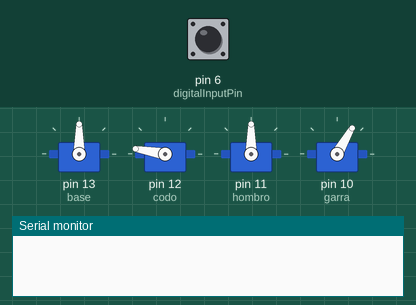
The sketch below on a simulated Arduino Uno, built with avr-gcc and run on an emulated ATmega328P. Parts: 4 × servo, the last lines printed to the serial monitor. Inputs (shaded band) come from the test bench; at power-on: pin 6 (digitalInputPin) HIGH.

Above: at 1.2 s.
1.3 s: pin 6 (digitalInputPin) pulled LOW for 0.15 s
At 3.9 s:
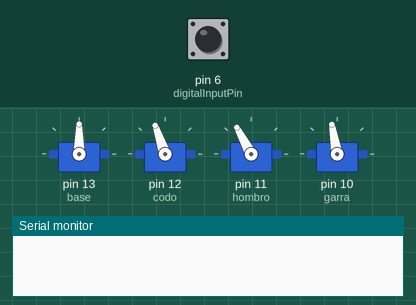
At 7.6 s:
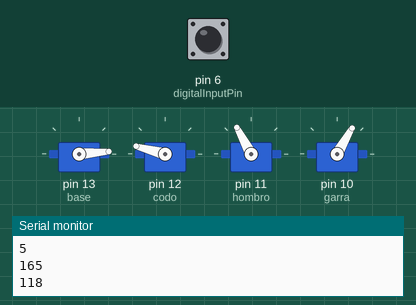
Timing chart, 0 to 13.3 s (numbered marks = the images above; inputs shaded):
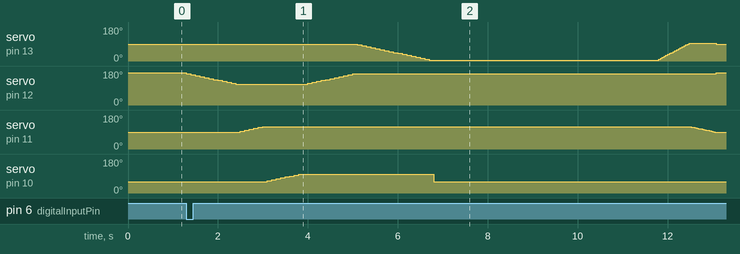

The sketch:

matriz.ino
```cpp
int digitalInputPin  = 6;
int digitalInputVal;
int movSe[4][18]={
  {12,165,160,155,150,145,140,135,130,125,120,115,109},//codo
  {6,95,100,105,110,115,118},//hombro
  {8,65,70,75,80,85,90,95,100},//garra
  {17,85,80,75,70,65,60,55,50,45,40,35,30,25,20,15,10,5}//base
};
#include <Servo.h>
Servo base,codo,hombro,garra;
void setup() {
    pinMode(digitalInputPin,   INPUT_PULLUP);
    base.attach(13);
    codo.attach(12);
    hombro.attach(11);
    garra.attach(10);
    hombro.write(90);
    codo.write(170);
    base.write(90);
     garra.write(60);
     Serial.begin(9600);
}

void loop() {
  digitalInputVal = digitalRead(digitalInputPin);
  if(digitalInputVal==0){
    for(int i=1; i<=movSe[0][0]; i++){
    codo.write(movSe[0][i]);
    delay(100);
  }
  for(int i=1; i<=movSe[1][0]; i++){
    hombro.write(movSe[1][i]);
    delay(100);
  }
   for(int i=1; i<=movSe[2][0]; i++){
    garra.write(movSe[2][i]);
    delay(100);
  }
    for(int i=movSe[0][0]; i>=1; i--){
    codo.write(movSe[0][i]);
    delay(100);
  }
  for(int i=1; i<=movSe[3][0]; i++){
    base.write(movSe[3][i]);
    delay(100);
  }

  garra.write(60);
  Serial.println(base.read());
  Serial.println(codo.read());
  Serial.println(hombro.read());
  delay(5000);
  for(int i=0; i<18; i++){
    base.write(base.read()+5);
    delay(40);
  }
  for(int i=0; i<14; i++){
    hombro.write(hombro.read()-2);
    delay(40);
  }
  hombro.write(90);
  codo.write(170);
  base.write(90);
  }

}
```

Measured:
- after the input at 1.3 s, servo on pin 13 (base): 90° → 85° after 3.8 s, → 80° 0.10 s later, → 75° 0.10 s later, → 70° 0.10 s later, … (36 changes in this stretch); servo on pin 12 (codo): 170° → 165° at once, → 160° 0.10 s later, → 155° 0.10 s later, → 150° 0.10 s later, … (24 changes in this stretch)
